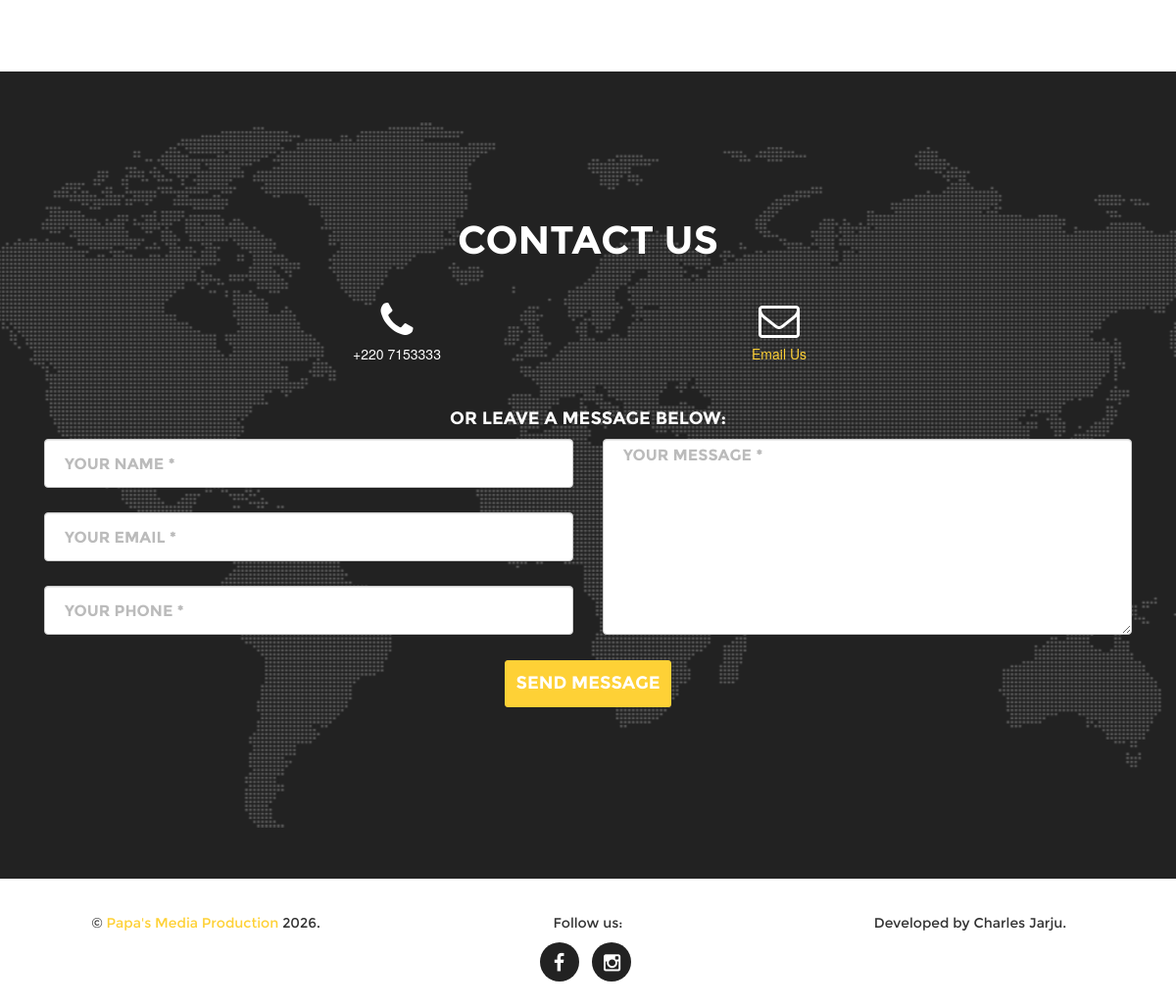
Before: / (lower part) with the older database file.
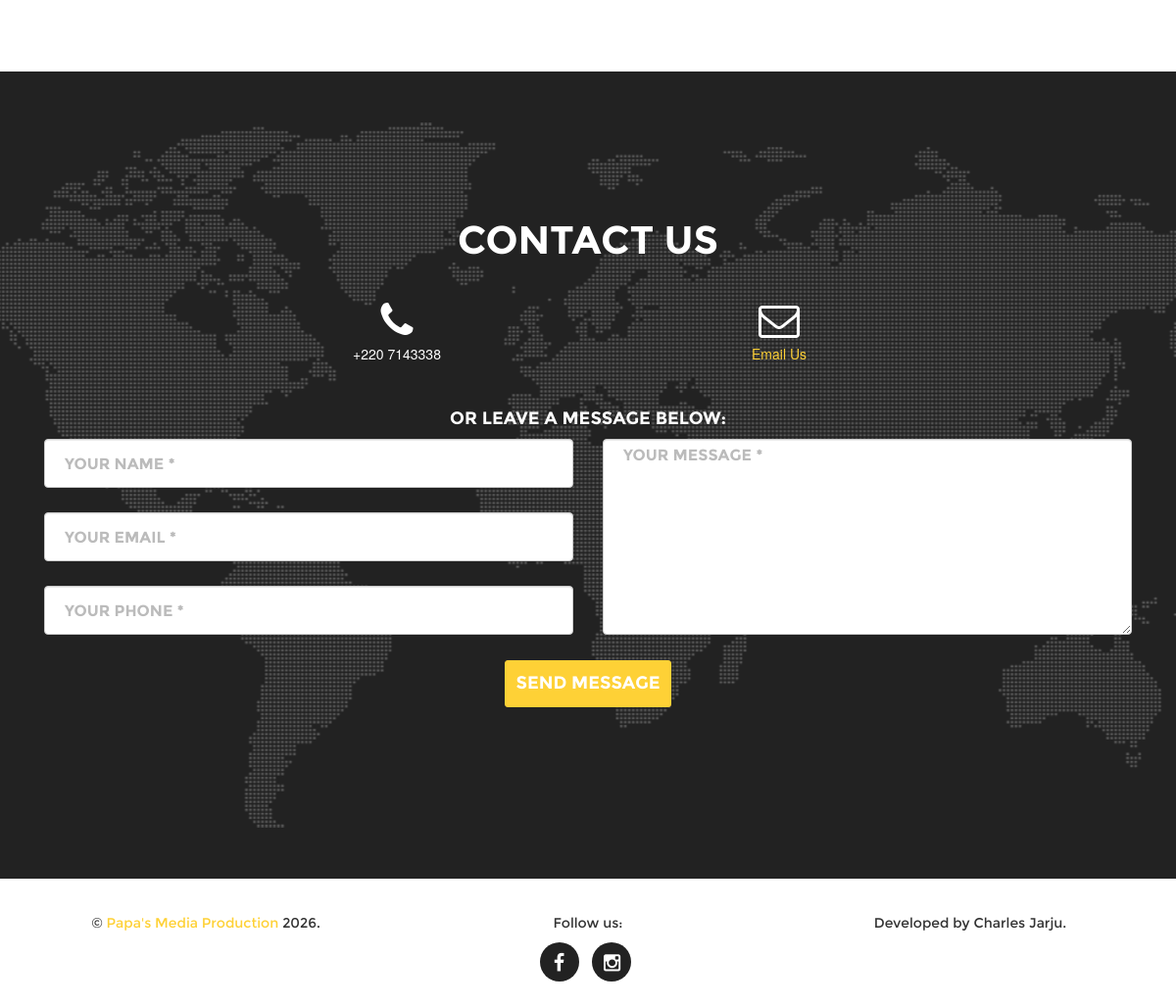
After: the same page with the newer database file.
### tables this page shows
CREATE TABLE `about` (
  `id` tinyint(4) NOT NULL,
  `business_name` varchar(100) NOT NULL,
  `about_text` text NOT NULL,
  `intro_lead_in` varchar(50) NOT NULL,
  `intro_heading` varchar(50) NOT NULL,
  `phone_no` varchar(50) NOT NULL,
  `email` varchar(255) NOT NULL,
  `instagram` varchar(255) NOT NULL,
  `facebook` varchar(255) NOT NULL,
  `logo_name` varchar(255) NOT NULL
);

### index.php (the view, shortened to what this page needs)
<!DOCTYPE html>
<html lang="en">
<head>
    <link href="assets/css/bootstrap.min.css" rel="stylesheet" />
    <link href="assets/css/ie10-viewport-bug.css" rel="stylesheet" />
    <link href="assets/css/agency.css" rel="stylesheet" />
	<link href="assets/css/elastislide.css" rel="stylesheet" />
	<link href="assets/css/gallery.css" rel="stylesheet" />
    <link href="assets/css/share-buttons.css" rel="stylesheet" />
	<link href="assets/css/font-awesome.css" rel="stylesheet" />
    <link href="assets/css/recaptcha.css" rel="stylesheet" />
    <link href="assets/css/google-fonts.css" rel="stylesheet" />
</head>
<body id="page-top" class="index">
    <?php
        require_once "assets/php/_database.php";
        $sql = "select * from about";
        $result = $conn->query($sql);
        if ($result->num_rows > 0) {
            $row = $result->fetch_assoc();
            $business_name = $row["business_name"];
            $phone_no = $row["phone_no"];
            $email = $row["email"];
            $instagram = $row["instagram"];
            $facebook = $row["facebook"];
        }
    ?>
    <section id="gallery">
    </section>
    <section id="contact">
        <div class="container">
            <div class="row">
                <div class="col-lg-12 text-center">
                    <h2 class="section-heading">Contact Us</h2>
                </div>
            </div>
			<div class="row contact_icons_sect">
				<div class="col-lg-4 col-lg-offset-2 text-center">
                    <i class="fa fa-phone fa-3x wow bounceIn"></i>
                    <p><?php echo $phone_no ?></p>
                </div>
                <div class="col-lg-4 text-center">
                    <i class="fa fa-envelope-o fa-3x wow bounceIn" data-wow-delay=".1s"></i>
                    <p><a href="mailto:<?php echo $email ?>">Email Us</a></p>
                </div>
			</div>
			<div class="row">
				<div class="col-lg-12 text-center">
                    <h4 class="section-heading">Or leave a message below:</h4>
                </div>
			</div>
            <div class="row">
                <div class="col-lg-12">
                    <form name="sentMessage" id="contactForm" novalidate>
                            <div class="col-md-6">
                                <div class="form-group">
                                    <input type="text" class="form-control" placeholder="Your Name *" id="name" required data-validation-required-message="Please enter your name.">
                                </div>
                                <div class="form-group">
                                    <input type="email" class="form-control" placeholder="Your Email *" id="email" required data-validation-required-message="Please enter your email address.">
                                </div>
                                <div class="form-group">
                                    <input type="tel" class="form-control" placeholder="Your Phone *" id="phone" required data-validation-required-message="Please enter your phone number.">
                                </div>
                            </div>
                            <div class="col-md-6">
                                <div class="form-group">
                                    <textarea class="form-control" placeholder="Your Message *" id="message" required data-validation-required-message="Please enter a message."></textarea>
                                </div>
                            </div>
                            <div class="clearfix"></div>
                            <div class="col-lg-12 text-center">
                        </div>
                        <div class="col-lg-12 text-center">
                            <button type="submit" class="btn btn-xl">Send Message</button>
                        </div>
                        <div class="col-lg-12">
                        </div>
                    </form>
                </div>
            </div>
        </div>
    </section>
    <footer>
        <div class="container">
            <div class="row">
                <div class="col-md-4">
                    <span class="copyright">&copy; <a class="page-scroll" href="#page-top"><?php echo $business_name ?></a> <?php echo date("Y"); ?>.</span>
                </div>
                <div class="col-md-4">
				    <span class="copyright"> Follow us: </span>
                    <ul class="list-inline social-buttons">
                        <li><a href="<?php echo $facebook ?>" target="_blank"><i class="fa fa-facebook"></i></a></li>
                        <li><a href="<?php echo $instagram ?>" target="_blank"><i class="fa fa-instagram"></i></a></li>
                    </ul>
                </div>
                <div class="col-md-4">
                    <span class="copyright">Developed by Charles Jarju.</span>
                </div>
            </div>
        </div>
    </footer>
</body>
</html>

### assets/css/agency.css (style rules this page uses)
body { overflow-x: hidden; font-family: "Roboto Slab", "Helvetica Neue", Helvetica, Arial, sans-serif; }
p { font-size: 14px; line-height: 1.75; }
a, a:hover, a:focus, a:active, a.active { outline: none; }
a { color: #fed136; }
h1, h2, h3, h4, h5, h6 { font-family: "Montserrat", "Helvetica Neue", Helvetica, Arial, sans-serif; text-transform: uppercase; font-weight: 700; }
.btn-xl { color: #ffffff; background-color: #fed136; border-color: #fed136; font-family: "Montserrat", "Helvetica Neue", Helvetica, Arial, sans-serif; text-transform: uppercase; font-weight: 700; border-radius: 3px; font-size: 18px; padding: 10px 10px; }
section { padding: 100px 0; }
section h2.section-heading { font-size: 40px; margin-top: 0; margin-bottom: 15px; }
@media (min-width: 768px) { section { padding: 150px 0; } }
section#contact { background-color: #222222; background-image: url('../images/map-image.png'); background-position: center; background-repeat: no-repeat; }
section#contact .section-heading { color: white; }
section#contact .form-group { margin-bottom: 25px; }
section#contact .form-group input, section#contact .form-group textarea { padding: 5px 20px 5px 20px; font-size: 16px; }
section#contact .form-group input.form-control { height: 50px; }
section#contact .form-group textarea.form-control { height: 200px; }
footer { padding: 25px 0; text-align: center; }
footer span.copyright { line-height: 40px; font-family: "Montserrat", "Helvetica Neue", Helvetica, Arial, sans-serif; text-transform: uppercase; text-transform: none; }
ul.social-buttons { margin-bottom: 0; }
ul.social-buttons li a { display: block; background-color: #222222; height: 40px; width: 40px; border-radius: 100%; font-size: 20px; line-height: 40px; color: white; outline: none; -webkit-transition: all 0.3s; -moz-transition: all 0.3s; transition: all 0.3s; }
body { webkit-tap-highlight-color: #fed136; }
.contact_icons_sect { color: #ffffff; margin-top: 25px; margin-bottom: 25px; }

Changed rows visible on the page:
changed about "Papa's Media Production": phone_no "+220 7153333" → "+220 7143338"
